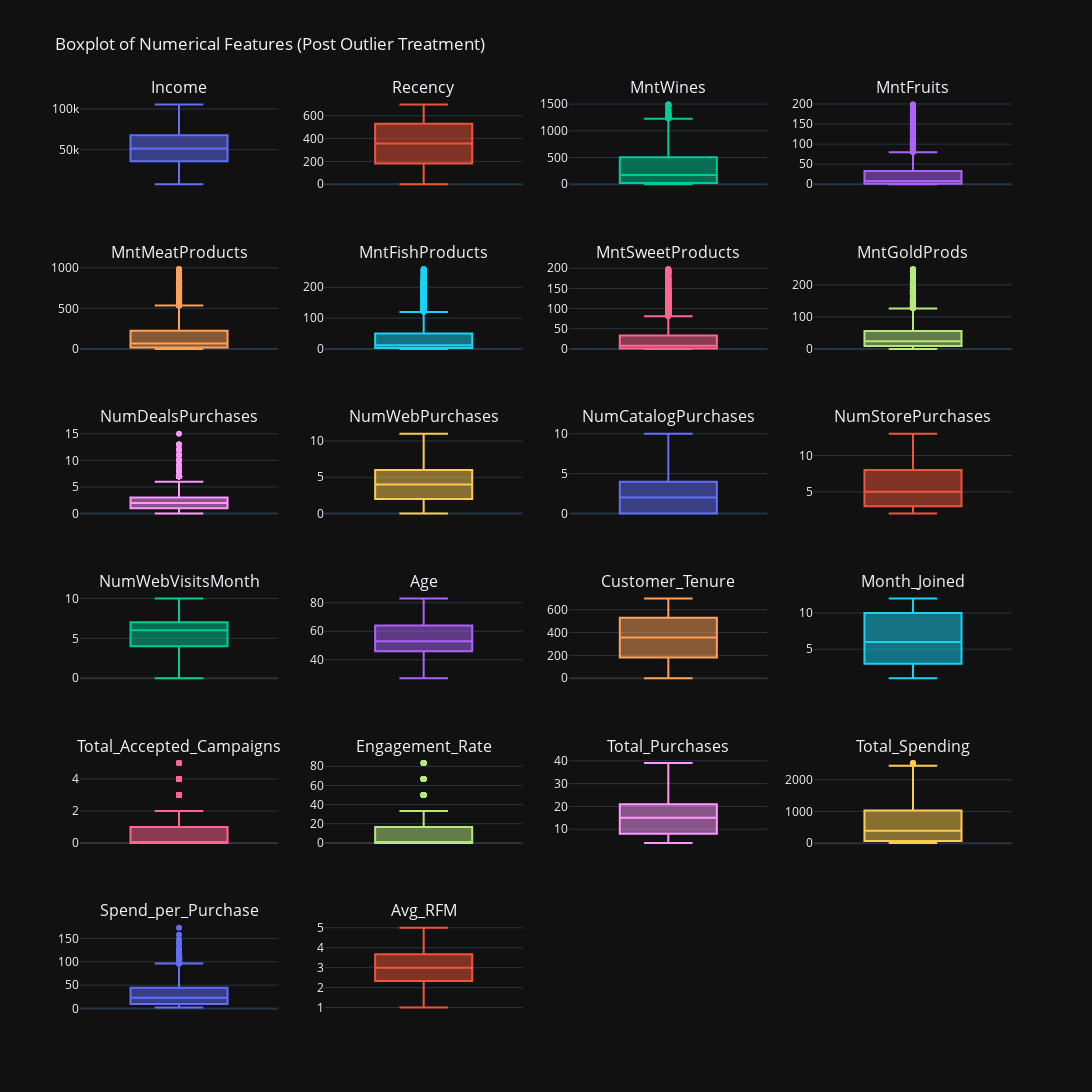

Here is the notebook cell this chart was saved with:
### Markdown cell above
The distribution of numerical features after treating some potential outliers are as follows

### Code cell
# create subplots
fig = make_subplots(rows=plot_nrows, cols=4, subplot_titles=tuple(subplot_titles))

# add traces
for i, col_name in enumerate(to_plot.columns):
    row = i // 4 + 1
    col = i % 4 + 1
    fig.add_trace(go.Box(y=df[col_name], name=col_name), row=row, col=col)

fig.update_layout(height=1400, width=1200, showlegend=False, template='plotly_dark', title='Boxplot of Numerical Features (Post Outlier Treatment)')
fig.update_xaxes(visible=False, showticklabels=False)

fig.show()

### Figure 1 — Plotly figure (JSON) as saved in the notebook; plotly's stock layout.template omitted (floating-point values rounded to 4 significant figures; data arrays with more than 128 entries replaced by an {"elided": "..."} marker saying what was removed)
{"data": [{"name": "Income", "type": "box", "xaxis": "x", "y": {"elided": "2195 float values"}, "yaxis": "y"}, {"name": "Recency", "type": "box", "xaxis": "x2", "y": {"elided": "2195 int values"}, "yaxis": "y2"}, {"name": "MntWines", "type": "box", "xaxis": "x3", "y": {"elided": "2195 int values"}, "yaxis": "y3"}, {"name": "MntFruits", "type": "box", "xaxis": "x4", "y": {"elided": "2195 int values"}, "yaxis": "y4"}, {"name": "MntMeatProducts", "type": "box", "xaxis": "x5", "y": {"elided": "2195 int values"}, "yaxis": "y5"}, {"name": "MntFishProducts", "type": "box", "xaxis": "x6", "y": {"elided": "2195 int values"}, "yaxis": "y6"}, {"name": "MntSweetProducts", "type": "box", "xaxis": "x7", "y": {"elided": "2195 int values"}, "yaxis": "y7"}, {"name": "MntGoldProds", "type": "box", "xaxis": "x8", "y": {"elided": "2195 int values"}, "yaxis": "y8"}, {"name": "NumDealsPurchases", "type": "box", "xaxis": "x9", "y": {"elided": "2195 int values"}, "yaxis": "y9"}, {"name": "NumWebPurchases", "type": "box", "xaxis": "x10", "y": {"elided": "2195 int values"}, "yaxis": "y10"}, {"name": "NumCatalogPurchases", "type": "box", "xaxis": "x11", "y": {"elided": "2195 int values"}, "yaxis": "y11"}, {"name": "NumStorePurchases", "type": "box", "xaxis": "x12", "y": {"elided": "2195 int values"}, "yaxis": "y12"}, {"name": "NumWebVisitsMonth", "type": "box", "xaxis": "x13", "y": {"elided": "2195 int values"}, "yaxis": "y13"}, {"name": "Age", "type": "box", "xaxis": "x14", "y": {"elided": "2195 int values"}, "yaxis": "y14"}, {"name": "Customer_Tenure", "type": "box", "xaxis": "x15", "y": {"elided": "2195 int values"}, "yaxis": "y15"}, {"name": "Month_Joined", "type": "box", "xaxis": "x16", "y": {"elided": "2195 int values"}, "yaxis": "y16"}, {"name": "Total_Accepted_Campaigns", "type": "box", "xaxis": "x17", "y": {"elided": "2195 int values"}, "yaxis": "y17"}, {"name": "Engagement_Rate", "type": "box", "xaxis": "x18", "y": {"elided": "2195 float values"}, "yaxis": "y18"}, {"name": "Total_Purchases", "type": "box", "xaxis": "x19", "y": {"elided": "2195 int values"}, "yaxis": "y19"}, {"name": "Total_Spending", "type": "box", "xaxis": "x20", "y": {"elided": "2195 int values"}, "yaxis": "y20"}, {"name": "Spend_per_Purchase", "type": "box", "xaxis": "x21", "y": {"elided": "2195 float values"}, "yaxis": "y21"}, {"name": "Avg_RFM", "type": "box", "xaxis": "x22", "y": {"elided": "2195 float values"}, "yaxis": "y22"}], "layout": {"annotations": [{"font": {"size": 16}, "showarrow": false, "text": "Income", "x": 0.1062, "xanchor": "center", "xref": "paper", "y": 1.0, "yanchor": "bottom", "yref": "paper"}, {"font": {"size": 16}, "showarrow": false, "text": "Recency", "x": 0.3688, "xanchor": "center", "xref": "paper", "y": 1.0, "yanchor": "bottom", "yref": "paper"}, {"font": {"size": 16}, "showarrow": false, "text": "MntWines", "x": 0.6313, "xanchor": "center", "xref": "paper", "y": 1.0, "yanchor": "bottom", "yref": "paper"}, {"font": {"size": 16}, "showarrow": false, "text": "MntFruits", "x": 0.8938, "xanchor": "center", "xref": "paper", "y": 1.0, "yanchor": "bottom", "yref": "paper"}, {"font": {"size": 16}, "showarrow": false, "text": "MntMeatProducts", "x": 0.1062, "xanchor": "center", "xref": "paper", "y": 0.8194, "yanchor": "bottom", "yref": "paper"}, {"font": {"size": 16}, "showarrow": false, "text": "MntFishProducts", "x": 0.3688, "xanchor": "center", "xref": "paper", "y": 0.8194, "yanchor": "bottom", "yref": "paper"}, {"font": {"size": 16}, "showarrow": false, "text": "MntSweetProducts", "x": 0.6313, "xanchor": "center", "xref": "paper", "y": 0.8194, "yanchor": "bottom", "yref": "paper"}, {"font": {"size": 16}, "showarrow": false, "text": "MntGoldProds", "x": 0.8938, "xanchor": "center", "xref": "paper", "y": 0.8194, "yanchor": "bottom", "yref": "paper"}, {"font": {"size": 16}, "showarrow": false, "text": "NumDealsPurchases", "x": 0.1062, "xanchor": "center", "xref": "paper", "y": 0.6389, "yanchor": "bottom", "yref": "paper"}, {"font": {"size": 16}, "showarrow": false, "text": "NumWebPurchases", "x": 0.3688, "xanchor": "center", "xref": "paper", "y": 0.6389, "yanchor": "bottom", "yref": "paper"}, {"font": {"size": 16}, "showarrow": false, "text": "NumCatalogPurchases", "x": 0.6313, "xanchor": "center", "xref": "paper", "y": 0.6389, "yanchor": "bottom", "yref": "paper"}, {"font": {"size": 16}, "showarrow": false, "text": "NumStorePurchases", "x": 0.8938, "xanchor": "center", "xref": "paper", "y": 0.6389, "yanchor": "bottom", "yref": "paper"}, {"font": {"size": 16}, "showarrow": false, "text": "NumWebVisitsMonth", "x": 0.1062, "xanchor": "center", "xref": "paper", "y": 0.4583, "yanchor": "bottom", "yref": "paper"}, {"font": {"size": 16}, "showarrow": false, "text": "Age", "x": 0.3688, "xanchor": "center", "xref": "paper", "y": 0.4583, "yanchor": "bottom", "yref": "paper"}, {"font": {"size": 16}, "showarrow": false, "text": "Customer_Tenure", "x": 0.6313, "xanchor": "center", "xref": "paper", "y": 0.4583, "yanchor": "bottom", "yref": "paper"}, {"font": {"size": 16}, "showarrow": false, "text": "Month_Joined", "x": 0.8938, "xanchor": "center", "xref": "paper", "y": 0.4583, "yanchor": "bottom", "yref": "paper"}, {"font": {"size": 16}, "showarrow": false, "text": "Total_Accepted_Campaigns", "x": 0.1062, "xanchor": "center", "xref": "paper", "y": 0.2778, "yanchor": "bottom", "yref": "paper"}, {"font": {"size": 16}, "showarrow": false, "text": "Engagement_Rate", "x": 0.3688, "xanchor": "center", "xref": "paper", "y": 0.2778, "yanchor": "bottom", "yref": "paper"}, {"font": {"size": 16}, "showarrow": false, "text": "Total_Purchases", "x": 0.6313, "xanchor": "center", "xref": "paper", "y": 0.2778, "yanchor": "bottom", "yref": "paper"}, {"font": {"size": 16}, "showarrow": false, "text": "Total_Spending", "x": 0.8938, "xanchor": "center", "xref": "paper", "y": 0.2778, "yanchor": "bottom", "yref": "paper"}, {"font": {"size": 16}, "showarrow": false, "text": "Spend_per_Purchase", "x": 0.1062, "xanchor": "center", "xref": "paper", "y": 0.09722, "yanchor": "bottom", "yref": "paper"}, {"font": {"size": 16}, "showarrow": false, "text": "Avg_RFM", "x": 0.3688, "xanchor": "center", "xref": "paper", "y": 0.09722, "yanchor": "bottom", "yref": "paper"}], "height": 1400, "showlegend": false, "title": {"text": "Boxplot of Numerical Features (Post Outlier Treatment)"}, "width": 1200, "xaxis": {"anchor": "y", "domain": [0, 0.2125], "showticklabels": false, "visible": false}, "xaxis10": {"anchor": "y10", "domain": [0.2625, 0.475], "showticklabels": false, "visible": false}, "xaxis11": {"anchor": "y11", "domain": [0.525, 0.7375], "showticklabels": false, "visible": false}, "xaxis12": {"anchor": "y12", "domain": [0.7875, 1], "showticklabels": false, "visible": false}, "xaxis13": {"anchor": "y13", "domain": [0, 0.2125], "showticklabels": false, "visible": false}, "xaxis14": {"anchor": "y14", "domain": [0.2625, 0.475], "showticklabels": false, "visible": false}, "xaxis15": {"anchor": "y15", "domain": [0.525, 0.7375], "showticklabels": false, "visible": false}, "xaxis16": {"anchor": "y16", "domain": [0.7875, 1], "showticklabels": false, "visible": false}, "xaxis17": {"anchor": "y17", "domain": [0, 0.2125], "showticklabels": false, "visible": false}, "xaxis18": {"anchor": "y18", "domain": [0.2625, 0.475], "showticklabels": false, "visible": false}, "xaxis19": {"anchor": "y19", "domain": [0.525, 0.7375], "showticklabels": false, "visible": false}, "xaxis2": {"anchor": "y2", "domain": [0.2625, 0.475], "showticklabels": false, "visible": false}, "xaxis20": {"anchor": "y20", "domain": [0.7875, 1], "showticklabels": false, "visible": false}, "xaxis21": {"anchor": "y21", "domain": [0, 0.2125], "showticklabels": false, "visible": false}, "xaxis22": {"anchor": "y22", "domain": [0.2625, 0.475], "showticklabels": false, "visible": false}, "xaxis23": {"anchor": "y23", "domain": [0.525, 0.7375], "showticklabels": false, "visible": false}, "xaxis24": {"anchor": "y24", "domain": [0.7875, 1], "showticklabels": false, "visible": false}, "xaxis3": {"anchor": "y3", "domain": [0.525, 0.7375], "showticklabels": false, "visible": false}, "xaxis4": {"anchor": "y4", "domain": [0.7875, 1], "showticklabels": false, "visible": false}, "xaxis5": {"anchor": "y5", "domain": [0, 0.2125], "showticklabels": false, "visible": false}, "xaxis6": {"anchor": "y6", "domain": [0.2625, 0.475], "showticklabels": false, "visible": false}, "xaxis7": {"anchor": "y7", "domain": [0.525, 0.7375], "showticklabels": false, "visible": false}, "xaxis8": {"anchor": "y8", "domain": [0.7875, 1], "showticklabels": false, "visible": false}, "xaxis9": {"anchor": "y9", "domain": [0, 0.2125], "showticklabels": false, "visible": false}, "yaxis": {"anchor": "x", "domain": [0.9028, 1.0]}, "yaxis10": {"anchor": "x10", "domain": [0.5417, 0.6389]}, "yaxis11": {"anchor": "x11", "domain": [0.5417, 0.6389]}, "yaxis12": {"anchor": "x12", "domain": [0.5417, 0.6389]}, "yaxis13": {"anchor": "x13", "domain": [0.3611, 0.4583]}, "yaxis14": {"anchor": "x14", "domain": [0.3611, 0.4583]}, "yaxis15": {"anchor": "x15", "domain": [0.3611, 0.4583]}, "yaxis16": {"anchor": "x16", "domain": [0.3611, 0.4583]}, "yaxis17": {"anchor": "x17", "domain": [0.1806, 0.2778]}, "yaxis18": {"anchor": "x18", "domain": [0.1806, 0.2778]}, "yaxis19": {"anchor": "x19", "domain": [0.1806, 0.2778]}, "yaxis2": {"anchor": "x2", "domain": [0.9028, 1.0]}, "yaxis20": {"anchor": "x20", "domain": [0.1806, 0.2778]}, "yaxis21": {"anchor": "x21", "domain": [0, 0.09722]}, "yaxis22": {"anchor": "x22", "domain": [0, 0.09722]}, "yaxis23": {"anchor": "x23", "domain": [0, 0.09722]}, "yaxis24": {"anchor": "x24", "domain": [0, 0.09722]}, "yaxis3": {"anchor": "x3", "domain": [0.9028, 1.0]}, "yaxis4": {"anchor": "x4", "domain": [0.9028, 1.0]}, "yaxis5": {"anchor": "x5", "domain": [0.7222, 0.8194]}, "yaxis6": {"anchor": "x6", "domain": [0.7222, 0.8194]}, "yaxis7": {"anchor": "x7", "domain": [0.7222, 0.8194]}, "yaxis8": {"anchor": "x8", "domain": [0.7222, 0.8194]}, "yaxis9": {"anchor": "x9", "domain": [0.5417, 0.6389]}}}
